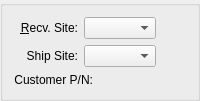
        <widget class="QGroupBox" name="groupBox">
         <property name="title">
          <string/>
         </property>
         <layout class="QGridLayout">
          <item row="0" column="0">
           <layout class="QHBoxLayout">
            <item>
             <layout class="QHBoxLayout">
              <item>
               <widget class="ItemCluster" name="_item">
                <property name="focusPolicy">
                 <enum>Qt::StrongFocus</enum>
                </property>
               </widget>
              </item>
              <item>
               <layout class="QGridLayout">
                <item row="0" column="0">
                 <widget class="QLabel" name="_warehouseLit">
                  <property name="text">
                   <string>&amp;Recv. Site:</string>
                  </property>
                  <property name="alignment">
                   <set>Qt::AlignRight|Qt::AlignTrailing|Qt::AlignVCenter</set>
                  </property>
                  <property name="buddy">
                   <cstring>_warehouse</cstring>
                  </property>
                 </widget>
                </item>
                <item row="0" column="1">
                 <widget class="WComboBox" name="_warehouse">
                  <property name="focusPolicy">
                   <enum>Qt::WheelFocus</enum>
                  </property>
                 </widget>
                </item>
                <item row="1" column="1">
                 <widget class="WComboBox" name="_shipWhs"/>
                </item>
                <item row="1" column="0">
                 <widget class="QLabel" name="_shipWhsLit">
                  <property name="text">
                   <string>Ship Site:</string>
                  </property>
                  <property name="alignment">
                   <set>Qt::AlignRight|Qt::AlignTrailing|Qt::AlignVCenter</set>
                  </property>
                 </widget>
                </item>
                <item row="2" column="1">
                 <spacer>
                  <property name="orientation">
                   <enum>Qt::Vertical</enum>
                  </property>
                  <property name="sizeHint" stdset="0">
                   <size>
                    <width>20</width>
                    <height>0</height>
                   </size>
                  </property>
                 </spacer>
                </item>
               </layout>
              </item>
             </layout>
            </item>
            <item>
             <spacer>
              <property name="orientation">
               <enum>Qt::Horizontal</enum>
              </property>
              <property name="sizeHint" stdset="0">
               <size>
                <width>0</width>
                <height>20</height>
               </size>
              </property>
             </spacer>
            </item>
           </layout>
          </item>
          <item row="1" column="0">
           <layout class="QHBoxLayout" name="horizontalLayout_2">
            <item>
             <widget class="QLabel" name="_customerPNLit">
              <property name="text">
               <string>Customer P/N:</string>
              </property>
              <property name="alignment">
               <set>Qt::AlignRight|Qt::AlignTrailing|Qt::AlignVCenter</set>
              </property>
             </widget>
            </item>
            <item>
             <widget class="QLabel" name="_customerPN">
              <property name="sizePolicy">
               <sizepolicy hsizetype="Expanding" vsizetype="Preferred">
                <horstretch>0</horstretch>
                <verstretch>0</verstretch>
               </sizepolicy>
              </property>
              <property name="text">
               <string/>
              </property>
              <property name="alignment">
               <set>Qt::AlignLeading|Qt::AlignLeft|Qt::AlignVCenter</set>
              </property>
             </widget>
            </item>
           </layout>
          </item>
         </layout>
        </widget>
